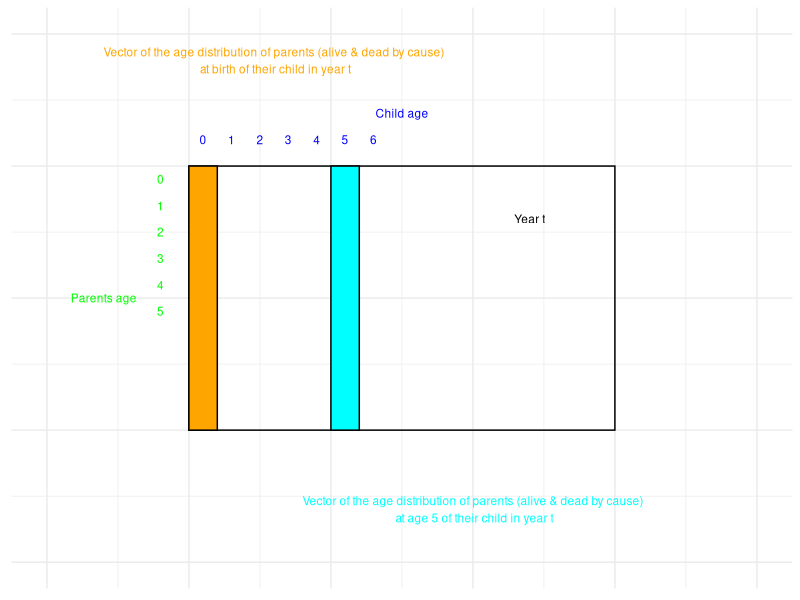
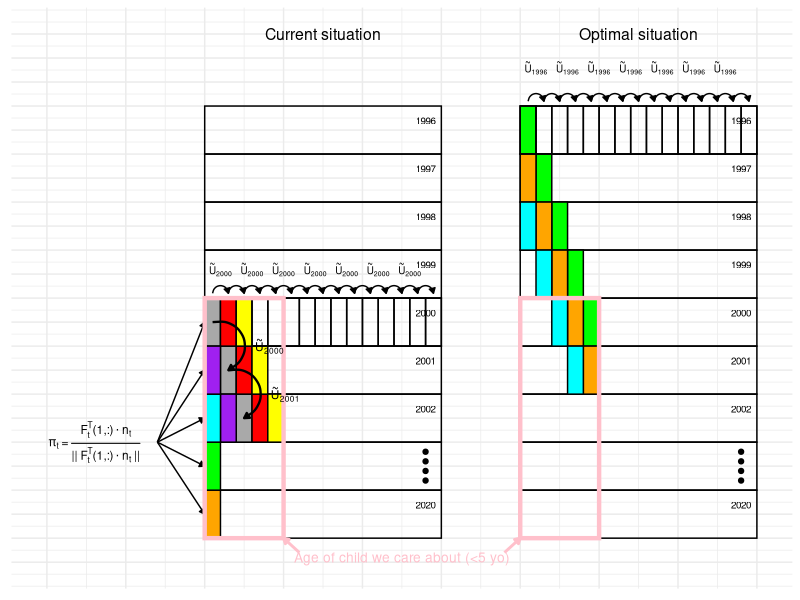

Source code (R) for these figures, in order:
## ---- chunk 1

knitr::opts_chunk$set(echo = FALSE, fig.pos = "H", out.extra = "")
# Suppress summarise info
options(dplyr.summarise.inform = FALSE)

## Load packages ---------------------------------------------------------------

## Install/load packages
packages <- c("tidyverse", "ggplot2", "here", "viridis")
for(p in packages){
        if(!require(p,character.only = TRUE)) install.packages(p)
        library(p,character.only = TRUE)
}

## ---- chunk 2
ggplot() +
    ## Arrays
    geom_rect(aes(xmin = 5, xmax = 20, ymin = 5, ymax = 15),
              color = "black", fill = NA) +
    geom_rect(aes(xmin = 10, xmax = 11, ymin = 5, ymax = 15),
              color = "black", fill = "cyan") +
    geom_rect(aes(xmin = 5, xmax = 6, ymin = 5, ymax = 15),
              color = "black", fill = "orange") +
    ## Annotation
    annotate("text", x = c(2, 12.5, 17), y = c(10, 17, 13), 
                 label = c("Parents age", "Child age", "Year t"),
                 size = 3,
             col = c("green", "blue", "black")) +
     annotate("text", x = 4, y = seq(14.5,9.5,-1), 
                 label = 0:5,
                 size = 3,
              col = "green") +
    annotate("text", x = seq(5.5,11.5, 1), y = 16, 
                 label = 0:6,
                 size = 3,
             col = "blue") +
    annotate("text", x = 8, y = 19, 
                 label = "Vector of the age distribution of parents (alive & dead by cause)\n at birth of their child in year t",
                 size = 3,
             col = "orange") +
    annotate("text", x = 15, y = 2, 
                 label = "Vector of the age distribution of parents (alive & dead by cause)\n at age 5 of their child in year t",
                 size = 3,
             col = "cyan") +
    ## Additional elements
    scale_x_continuous(breaks = seq(0, 25, 5), limits = c(0, 25)) +
    scale_y_continuous(breaks = seq(0, 20, 5), limits = c(0, 20)) +
    theme_minimal() +
    theme(axis.title = element_blank(),
          axis.text = element_blank())
    
## ---- chunk 3
ggplot() +
    ## Cases
    annotate("text", x = c(12.5, 32.5), y = 110, 
                 label = c("Current situation", "Optimal situation"),
                 size = 4) +
    ## Arrays
    geom_rect(aes(xmin = 5, xmax = 20, ymin = seq(5,85,10), ymax = seq(15, 95, 10)),
              color = "black", fill = NA) +
    geom_rect(aes(xmin = 25, xmax = 40, ymin = seq(5,85,10), ymax = seq(15, 95, 10)),
              color = "black", fill = NA) +
    
    ## CURRENT CASE
    
    
    ## Cohort of vectors of parent 
    geom_rect(aes(xmin = 5:7, xmax = 6:8, ymin = seq(45, 25, -10), ymax = seq(55, 35, -10)),
                  color = "black", fill = "darkgray") +
    geom_rect(aes(xmin = 6, xmax = 7, ymin = 25, ymax = 35),
                  color = "black", fill = "purple") +
    geom_rect(aes(xmin = 7:8, xmax = 8:9, ymin = c(35, 25), ymax = c(45,35)),
                  color = "black", fill = "red") +
    geom_rect(aes(xmin = 8:9, xmax = 9:10, ymin = c(35, 25), ymax = c(45,35)),
                  color = "black", fill = "yellow") +
    annotate("text", x = seq(6, 19, 2), y = 61, 
                 label = rep(expression(tilde(U)[paste("2000")]), 7),
                 size = 2.5) +
    ## Stable assumption in 2000
    geom_rect(aes(xmin = 6:19, xmax = 7:20, ymin = 45, ymax = 55),
                  color = "black", fill = c("red", "yellow", rep(NA,12))) +
    geom_curve(aes(x = seq(5.5, 18.5, 1), y = 56, xend = seq(6.5, 19.5, 1), yend = 56),
                   arrow = arrow(length = unit(0.01, "npc"),
                                 type = "closed"),
                   curvature = -1) +
    ## Age of parents at birth of their child
    geom_rect(aes(xmin = 5, xmax = 6, ymin = seq(5,35,10), ymax = seq(15,45,10)),
                  color = "black", fill = c("orange", "green", "cyan", "purple")) +
    ## Progression of parent age distribution
    geom_curve(aes(x = seq(5.5, 6.5, 1), y = c(50,40), xend = seq(6.5, 7.5, 1), yend = c(40,30)),
                   arrow = arrow(length = unit(0.01, "npc"),
                                 type = "closed"),
                   curvature = -1, size = 0.8) +
    ## Age distribution of parents of offsping
    geom_curve(aes(x = 2, y = 25, xend = 5, yend = seq(50,10,-10)),
                   arrow = arrow(length = unit(0.01, "npc"),
                                 type = "closed"),
                   curvature = 0) +
        annotate("text", x = -2, y = 25, 
                 label = expression(pi[t]*paste(" = ")*frac(F[t]^T*paste("(1,:)")%.%n[t], paste("|| ")*F[t]^T*paste("(1,:)")%.%n[t]*paste(" ||"))),
                 size = 3) +
    
    ## OPTIMAL CASE
    
    ## Cohort of vectors of parent 
    geom_rect(aes(xmin = 25:29, xmax = 26:30, ymin = seq(85, 45, -10), ymax = seq(95, 55, -10)),
                  color = "black", fill = "green") +
    geom_rect(aes(xmin = 25:29, xmax = 26:30, ymin = seq(75, 35, -10), ymax = seq(85, 45, -10)),
                  color = "black", fill = "orange") +
    geom_rect(aes(xmin = 25:28, xmax = 26:29, ymin = seq(65, 35, -10), ymax = seq(75, 45, -10)),
                  color = "black", fill = "cyan") +
    ## Stable pop assumption
    annotate("text", x = seq(26, 39, 2), y = 103, 
                 label = rep(expression(tilde(U)[paste("1996")]), 7),
                 size = 2.5) +
    geom_curve(aes(x = seq(25.5, 38.5, 1), y = 96, xend = seq(26.5, 39.5, 1), yend = 96),
                   arrow = arrow(length = unit(0.01, "npc"),
                                 type = "closed"),
                   curvature = -1) +
    geom_rect(aes(xmin = 25:39, xmax = 26:40, ymin = 85, ymax = 95),
                  color = "black", fill = "NA") +
    ## Year labels
    annotate("text", x = 19, y = c(12, seq(32, 92, 10)), 
                 label = paste(c(2020,2002:1996)),
                 size = 2.5) +
    annotate("text", x = 39, y = c(12, seq(32, 92, 10)), 
                 label = paste(c(2020,2002:1996)),
                 size = 2.5) +
    ## Points for year passing
    geom_point(aes(x = c(19), y = seq(17,23,2))) +
    geom_point(aes(x = c(39), y = seq(17,23,2))) +
    ## What we care about (ie <5 yo)
    geom_rect(aes(xmin = 5, xmax = 10, ymin = 5, ymax = 55),
              color = "pink", fill = NA, size = 1.5) +
    geom_rect(aes(xmin = 25, xmax = 30, ymin = 5, ymax = 55),
              color = "pink", fill = NA, size = 1.5) +
    annotate("text", x = 17.5, y = 1, 
                 label = "Age of child we care about (<5 yo)",
                 size = 3.5,
             col = "pink") +
    geom_curve(aes(x = c(11, 24), y = 2, xend = c(10,25), yend = 5),
                   arrow = arrow(length = unit(0.01, "npc"),
                                 type = "closed"),
                   curvature = 0,
               size = 1,
               col = "pink") +
    ## U tilde projecting forward
    annotate("text", x = c(9.1, 10.1), y = c(45, 35), 
                 label = c(expression(tilde(U)[paste("2000")]), expression(tilde(U)[paste("2001")])),
                 size = 3) +
    ## Additional elements
    scale_x_continuous(breaks = seq(-5, 40, 5), limits = c(-5, 40)) +
    scale_y_continuous(breaks = seq(0, 110, 5), limits = c(0, 110)) +
    theme_minimal() +
    theme(axis.title = element_blank(),
          axis.text = element_blank())
    
